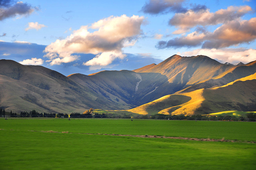
#> input picture assets/landscape.png, 256 x 170 px
$ python 'import cv2.py'
#> lines starting #> are read from the running program, lines starting #| are printed output that depends on the picture; after the words box and inside, x2 and y2 are one past the last pixel; in counts of white or black regions, pixels touching at a corner belong together
import cv2
import numpy as np
from scipy import spatial
from sklearn.cluster import KMeans
import tkinter as tk
from tkinter import filedialog, messagebox
from scipy.spatial import cKDTree


def k_means_clustering(image, n_clusters=5):
    reshaped_image = image.reshape((-1, 3))
    kmeans = KMeans(n_clusters=n_clusters, n_init=10)
    kmeans.fit(reshaped_image)
    return kmeans.cluster_centers_


def determine_color_ranges(palette):
    color_ranges = []
    for color in palette:
        lower_bound = np.clip(color - 20, 0, 255)
        upper_bound = np.clip(color + 20, 0, 255)
        color_ranges.append((lower_bound, upper_bound))
    return color_ranges


def calculate_color_ratios(image, color_ranges):
    color_ratios = []
    for lower_bound, upper_bound in color_ranges:
        mask = cv2.inRange(image, lower_bound, upper_bound)
        ratio = np.sum(mask > 0) / np.prod(mask.shape)
        color_ratios.append(ratio)
    return color_ratios


def apply_brightness_transfer(image, target_palette, reference_palette, target_ratios, reference_ratios):
    image = image.astype(np.float32)
    tree = cKDTree(target_palette)

    for i in range(image.shape[0]):
        for j in range(image.shape[1]):
            distance, index = tree.query(image[i, j, :])
            brightness_ratio = reference_ratios[index] / target_ratios[index]
            image[i, j, 0] *= brightness_ratio

    return np.clip(image, 0, 255).astype(np.uint8)


def apply_color_transfer(image, target_palette, reference_palette):
    target_mean, target_std = np.mean(target_palette, axis=0), np.std(target_palette, axis=0)
    reference_mean, reference_std = np.mean(reference_palette, axis=0), np.std(reference_palette, axis=0)

    # Create a k-d tree for the reference palette
    tree = spatial.KDTree(reference_palette[:, 1:])

    result_image = image.copy().astype(np.float32)
    h, w = image.shape[:2]
    for i in range(h):
        for j in range(w):
            # Find the nearest color in the reference palette
            distance, index = tree.query(image[i, j, 1:])
            color_diff = reference_palette[index, 1:] - target_palette[index, 1:]

            # Apply the color transfer
            for k in range(1, 3):
                result_image[i, j, k] = np.clip(image[i, j, k] + color_diff[k - 1], 0, 255)

    return result_image.astype(np.uint8)


def remap_colors(image, target_palette, reference_palette, target_ratios, reference_ratios):
    enhanced_image = apply_brightness_transfer(image, target_palette, reference_palette, target_ratios, reference_ratios)
    enhanced_image = apply_color_transfer(enhanced_image, target_palette, reference_palette)
    return enhanced_image


def main():
    root = tk.Tk()
    root.withdraw()

    input_image_path = filedialog.askopenfilename(title="Select Input Image")
#> the answer given: ../../assets/landscape.png
    input_image = cv2.imread(input_image_path)
#> input_image is the input picture: shape (170, 256, 3); mean B, G, R 115.5, 132.7, 117.6
    input_image_lab = cv2.cvtColor(input_image, cv2.COLOR_BGR2Lab)
#> input_image_lab: shape (170, 256, 3); mean of channels 0, 1, 2 136.9, 121.5, 135.4
    input_palette = k_means_clustering(input_image_lab)
#> input_palette = [[102.4, 102.4, 168.3], [200.6, 126.1, 102.9], [88.96, 127.9, 125], [150.7, 132.7, 120.1], [219.2, 134.1, 145.9]]
    input_color_ranges = determine_color_ranges(input_palette)
#> the loop in determine_color_ranges, `for color in palette:` made 5 passes
#> (color, lower_bound, upper_bound) on passes 1 to 5: ([102.4, 102.4, 168.3], [82.39, 82.43, 148.3], [122.4, 122.4, 188.3]), ([200.6, 126.1, 102.9], [180.6, 106.1, 82.89], [220.6, 146.1, 122.9]), ([88.96, 127.9, 125], [68.96, 107.9, 105], [109, 147.9, 145]), ([150.7, 132.7, 120.1], [130.7, 112.7, 100.1], [170.7, 152.7, 140.1]), ([219.2, 134.1, 145.9], [199.2, 114.1, 125.9], [239.2, 154.1, 165.9])
#> after the loop in determine_color_ranges, `for color in palette:`: color_ranges = [([82.39, 82.43, 148.3], [122.4, 122.4, 188.3]), ([180.6, 106.1, 82.89], [220.6, 146.1, 122.9]), ([68.96, 107.9, 105], [109, 147.9, 145]), ([130.7, 112.7, 100.1], [170.7, 152.7, 140.1]), ([199.2, 114.1, 125.9], [239.2, 154.1, 165.9])]
#> input_color_ranges has the same summary as color_ranges in determine_color_ranges
    input_ratios = calculate_color_ratios(input_image_lab, input_color_ranges)
#> the loop in calculate_color_ratios, `for lower_bound, upper_bound in color_ranges:` made 5 passes
#> (lower_bound, upper_bound, ratio) on passes 1 to 5: ([82.39, 82.43, 148.3], [122.4, 122.4, 188.3], 0.276), ([180.6, 106.1, 82.89], [220.6, 146.1, 122.9], 0.139), ([68.96, 107.9, 105], [109, 147.9, 145], 0.162), ([130.7, 112.7, 100.1], [170.7, 152.7, 140.1], 0.0664), ([199.2, 114.1, 125.9], [239.2, 154.1, 165.9], 0.0519)
#> pass 1, in calculate_color_ratios, `mask = cv2.inRange(image, lower_bound, upper_bound)`:
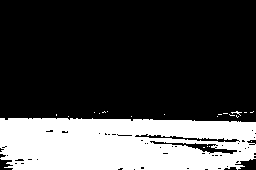
#> mask: shape (170, 256); 27.6% white; 21 white regions (20 under 20 px), largest, box (x1, y1, x2, y2) and area: (0, 118, 256, 170) 11933
#> after the loop in calculate_color_ratios, `for lower_bound, upper_bound in color_ranges:`: color_ratios = [0.276, 0.139, 0.162, 0.0664, 0.0519]
#> input_ratios = [0.276, 0.139, 0.162, 0.0664, 0.0519]

    reference_image_path = filedialog.askopenfilename(title="Select Reference Image")
#> the answer given: ../../assets/landscape.png
    reference_image = cv2.imread(reference_image_path)
    reference_image_lab = cv2.cvtColor(reference_image, cv2.COLOR_BGR2Lab)
    reference_palette = k_means_clustering(reference_image_lab)
#> reference_palette = [[150.3, 132.7, 120.2], [219.2, 134.1, 145.9], [102.4, 102.4, 168.3], [200.4, 126.1, 103], [88.84, 127.9, 125]]
    reference_color_ranges = determine_color_ranges(reference_palette)
#> the loop in determine_color_ranges (call 2), `for color in palette:` made 5 passes
#> (color, lower_bound, upper_bound) on passes 1 to 5: ([150.3, 132.7, 120.2], [130.3, 112.7, 100.2], [170.3, 152.7, 140.2]), ([219.2, 134.1, 145.9], [199.2, 114.1, 125.9], [239.2, 154.1, 165.9]), ([102.4, 102.4, 168.3], [82.38, 82.43, 148.3], [122.4, 122.4, 188.3]), ([200.4, 126.1, 103], [180.4, 106.1, 82.95], [220.4, 146.1, 123]), ([88.84, 127.9, 125], [68.84, 107.9, 105], [108.8, 147.9, 145])
#> reference_color_ranges = [([130.3, 112.7, 100.2], [170.3, 152.7, 140.2]), ([199.2, 114.1, 125.9], [239.2, 154.1, 165.9]), ([82.38, 82.43, 148.3], [122.4, 122.4, 188.3]), ([180.4, 106.1, 82.95], [220.4, 146.1, 123]), ([68.84, 107.9, 105], [108.8, 147.9, 145])]
    reference_ratios = calculate_color_ratios(reference_image_lab, reference_color_ranges)
#> the loop in calculate_color_ratios (call 2), `for lower_bound, upper_bound in color_ranges:` made 5 passes
#> (lower_bound, upper_bound, ratio) on passes 1 to 5: ([130.3, 112.7, 100.2], [170.3, 152.7, 140.2], 0.0669), ([199.2, 114.1, 125.9], [239.2, 154.1, 165.9], 0.0519), ([82.38, 82.43, 148.3], [122.4, 122.4, 188.3], 0.276), ([180.4, 106.1, 82.95], [220.4, 146.1, 123], 0.14), ([68.84, 107.9, 105], [108.8, 147.9, 145], 0.162)
#> pass 1, in calculate_color_ratios (call 2), `mask = cv2.inRange(image, lower_bound, upper_bound)`:
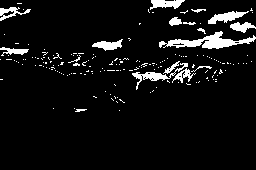
#> mask: shape (170, 256); 6.7% white; 176 white regions (159 under 20 px), largest, box (x1, y1, x2, y2) and area: (159, 31, 256, 49) 684, (132, 63, 188, 90) 283, (208, 11, 249, 24) 256
#> after the loop in calculate_color_ratios (call 2), `for lower_bound, upper_bound in color_ranges:`: color_ratios = [0.0669, 0.0519, 0.276, 0.14, 0.162]
#> reference_ratios = [0.0669, 0.0519, 0.276, 0.14, 0.162]

    enhanced_image_lab = remap_colors(input_image_lab, input_palette, reference_palette, input_ratios, reference_ratios)
#> in apply_brightness_transfer, `image = image.astype(np.float32)`:
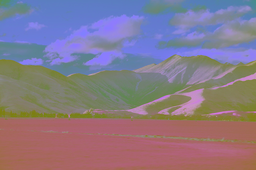
#> image: shape (170, 256, 3) float32; mean of channels 0, 1, 2 136.9, 121.5, 135.4; drawn as B, G, R
#> after the loop in apply_brightness_transfer, `for i in range(image.shape[0]):`:
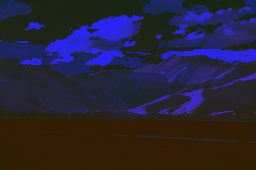
#> image: shape (170, 256, 3) float32; mean of channels 0, 1, 2 185.2, 121.5, 135.4; drawn with min black and max white
#> in apply_brightness_transfer, `return np.clip(image, 0, 255).astype(np.uint8)`:
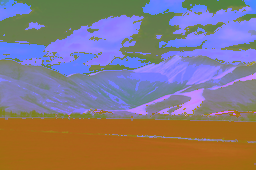
#> returned value: shape (170, 256, 3); mean of channels 0, 1, 2 128.4, 121.5, 135.4; drawn as B, G, R
#> in apply_color_transfer, `target_mean, target_std = np.mean(target_palette, axis=0), np.std(targ..`: target_mean = [152.4, 124.6, 132.4]; target_std = [51.61, 11.49, 22.58]
#> in apply_color_transfer, `reference_mean, reference_std = np.mean(reference_palette, axis=0), np..`: reference_mean = [152.2, 124.6, 132.5]; reference_std = [51.6, 11.49, 22.55]
#> in apply_color_transfer, `result_image = image.copy().astype(np.float32)`: result_image: shape (170, 256, 3) float32; mean of channels 0, 1, 2 128.4, 121.5, 135.4
#> in apply_color_transfer, `h, w = image.shape[:2]`: h = 170; w = 256
#> after the loop in apply_color_transfer, `for i in range(h):`: result_image: shape (170, 256, 3) float32; mean of channels 0, 1, 2 128.4, 114.8, 141
#> in apply_color_transfer, `return result_image.astype(np.uint8)`:
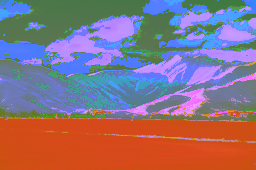
#> returned value: shape (170, 256, 3); mean of channels 0, 1, 2 128.4, 114.2, 140.6; drawn as B, G, R
    enhanced_image = cv2.cvtColor(enhanced_image_lab,    cv2.COLOR_Lab2BGR)
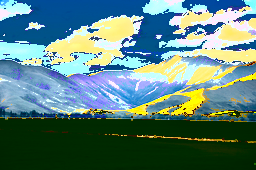
#> enhanced_image: shape (170, 256, 3); mean B, G, R 124.1, 129.3, 91.4

    # Show the enhanced image on the screen
    cv2.imshow('Enhanced Image', enhanced_image)
    cv2.waitKey(0)
    cv2.destroyAllWindows()

    # Ask the user if they want to save the enhanced image
    save_choice = messagebox.askyesno("Save Enhanced Image", "Do you want to save the enhanced image?")
    if save_choice:
        save_path = filedialog.asksaveasfilename(defaultextension=".jpg", title="Save Enhanced Image",
                                                 filetypes=[("JPEG files", "*.jpg")])
        cv2.imwrite(save_path, enhanced_image)


if __name__ == "__main__":
    main()
